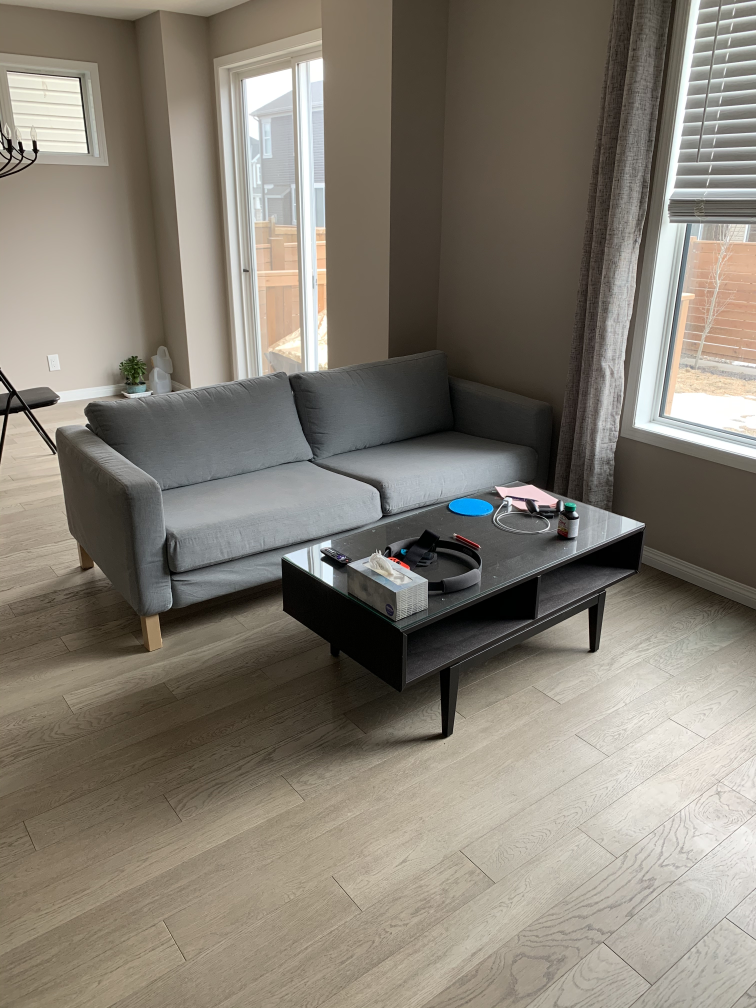
#> input picture data-image/data/sofa_query.jpeg, 3024 x 4032 px (shown at 1/4 size)
$ python confidence-test.py
#> lines starting #> are read from the running program, lines starting #| are printed output that depends on the picture; pictures that were not available may be replaced by others from this repository, and a replacement may not be noted
### classes/image.py
import cv2 as cv
import exifread
import numpy as np

class Image(object):
    def __init__(self):
        self.color= []
        self.gray = []
        self.kp = []
        self.des = []
        self.shape = []

    def read(self, path):
#> called with path = 'data-image/data/sofa_query.jpeg'
        self.color = cv.imread(path)
#> self.color is the input picture: shape (4032, 3024, 3); mean B, G, R 114.3, 125.2, 131.7
        self.gray= cv.cvtColor(self.color,cv.COLOR_BGR2GRAY)
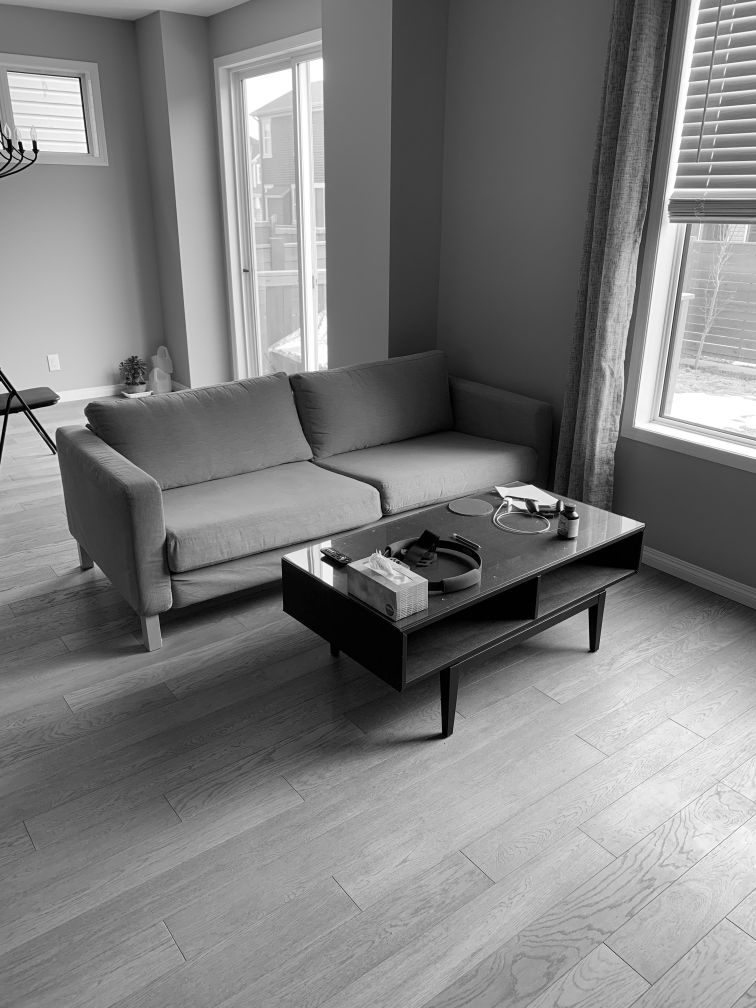
#> self.gray: shape (4032, 3024) (shown at 1/4 size); min 0, max 255, mean 125.9
        self.shape = np.shape(self.gray)
#> self.shape = (4032, 3024)

    def kp_sift(self):
        sift = cv.xfeatures2d.SIFT_create()
        self.kp, self.des = sift.detectAndCompute(self.gray,None)
        return self.kp, self.des

    # [9 lines left out: functions kp_surf, metadata, not called in this run]

### classes/estimater.py
from classes import utils, matcher, image,utils

class Estimater(object):
    def __init__(self, image):
        self.image = image

    # [5 lines of commented-out code are left out]

    def confidence(self, reference_image):
        kp_query,des_query = self.image.kp_sift()
        kp_reference,des_reference = reference_image.kp_sift()
        matches = matcher.Matcher()
        good_matches = matches.flann(des_query, des_reference)
        pts_reference = []
        for i in xrange(len(good_matches)):
            pts_reference.append(kp_reference[good_matches[i][0].trainIdx].pt)
        return pts_reference

### confidence-test.py
from classes import estimater, image, utils
import math
import os, functools

absolute_path = os.path.join(os.getcwd(), 'data-image', 'data')

img1 = image.Image()
img1.read(absolute_path+ "/sofa_query.jpeg")

for i in range(1,7):
    name = "/sofa"+str(i)+".jpeg"
    img2 = image.Image()
    img2.read(absolute_path+ name)
#> call 2 of read, with path = 'data-image/data/sofa1.jpeg'
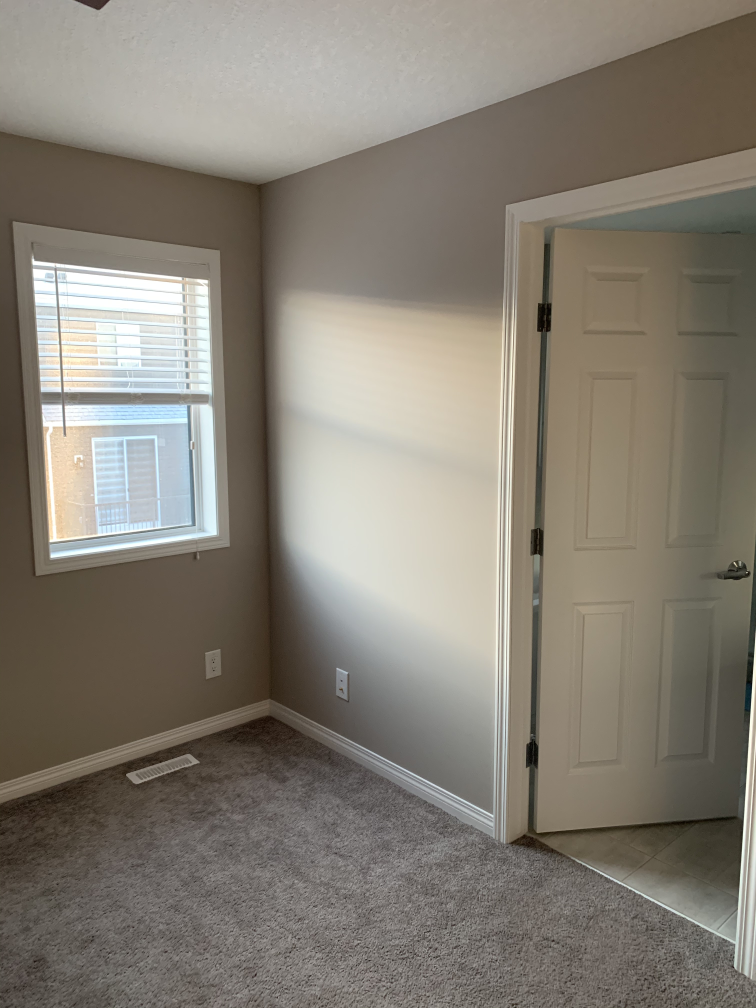
#> input picture data-image/data/bedroom1.jpeg, 3024 x 4032 px, given in place of sofa1.jpeg, which was not available (shown at 1/4 size)
#> in read, self.color is the input picture: shape (4032, 3024, 3); mean B, G, R 115.9, 126.4, 132.7
#> in read (call 2), `self.gray= cv.cvtColor(self.color,cv.COLOR_BGR2GRAY)`:
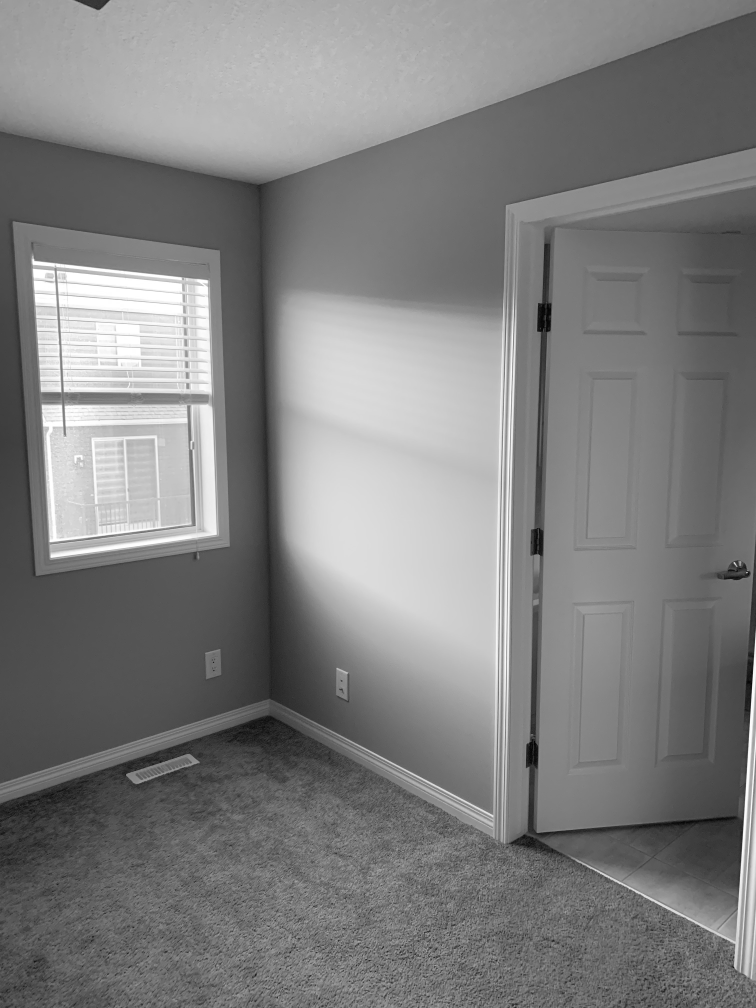
#> self.gray: shape (4032, 3024) (shown at 1/4 size); min 0, max 255, mean 127.1
    es = estimater.Estimater(img1)

#> (the run stopped early here; a loop or call above may not have finished)
